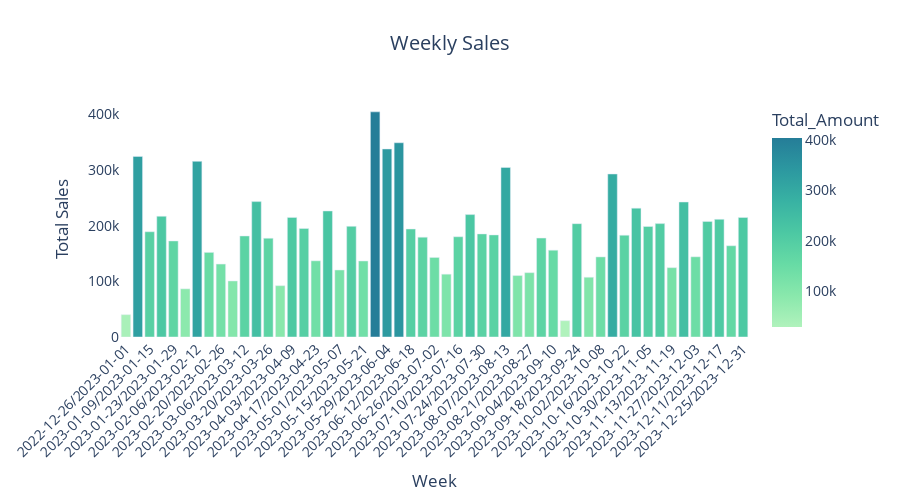

The cell this chart's notebook holds for it:
### Code cell
df["Week"] = df["Purchase_Date"].dt.to_period("W").astype(str)
weekly_sales = df.groupby("Week", as_index=False)["Total_Amount"].sum().sort_values("Week")

fig6 = px.bar(
    weekly_sales,
    x="Week",
    y="Total_Amount",
    title="Weekly Sales",
    color="Total_Amount",
    color_continuous_scale="Tealgrn"
)

fig6.update_layout(
    xaxis_title="Week",
    yaxis_title="Total Sales",
    title_x=0.5,
    xaxis_tickangle=-45,
    plot_bgcolor='rgba(0,0,0,0)',
    paper_bgcolor='white',
    font=dict(size=14),
    height=500
)
fig6.show()
